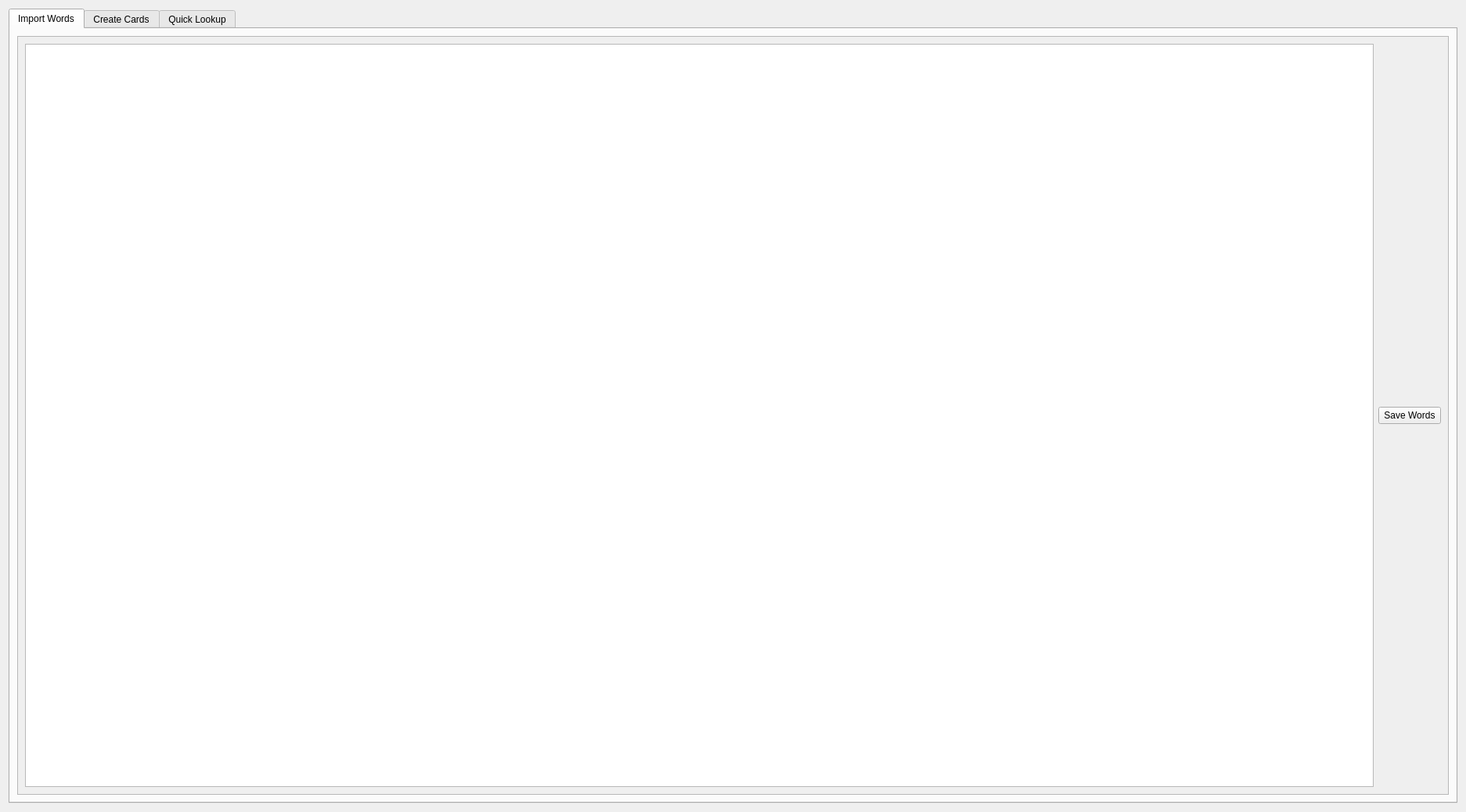
<?xml version="1.0" encoding="UTF-8"?>
<ui version="4.0">
 <class>tarjeta_ui</class>
 <widget class="QWidget" name="tarjeta_ui">
  <property name="geometry">
   <rect>
    <x>0</x>
    <y>0</y>
    <width>1873</width>
    <height>1038</height>
   </rect>
  </property>
  <property name="sizePolicy">
   <sizepolicy hsizetype="Expanding" vsizetype="Expanding">
    <horstretch>0</horstretch>
    <verstretch>0</verstretch>
   </sizepolicy>
  </property>
  <property name="windowTitle">
   <string>Form</string>
  </property>
  <layout class="QHBoxLayout" name="horizontalLayout">
   <item>
    <widget class="QTabWidget" name="tab_object_main">
     <property name="currentIndex">
      <number>0</number>
     </property>
     <widget class="QWidget" name="tab_import_words">
      <attribute name="title">
       <string>Import Words</string>
      </attribute>
      <layout class="QGridLayout" name="gridLayout">
       <item row="0" column="0">
        <widget class="QScrollArea" name="scroll_area_import_words">
         <property name="widgetResizable">
          <bool>true</bool>
         </property>
         <widget class="QWidget" name="scrollAreaWidgetContents">
          <property name="geometry">
           <rect>
            <x>0</x>
            <y>0</y>
            <width>1829</width>
            <height>974</height>
           </rect>
          </property>
          <layout class="QGridLayout" name="gridLayout_6">
           <item row="0" column="0">
            <widget class="QTextEdit" name="text_edit_import_words"/>
           </item>
           <item row="0" column="1">
            <widget class="QPushButton" name="push_button_save_words">
             <property name="text">
              <string>Save Words</string>
             </property>
            </widget>
           </item>
          </layout>
         </widget>
        </widget>
       </item>
      </layout>
     </widget>
     <widget class="QWidget" name="tab_create_cards">
      <attribute name="title">
       <string>Create Cards</string>
      </attribute>
      <layout class="QGridLayout" name="gridLayout_2" columnstretch="2,1">
       <item row="0" column="1">
        <widget class="QLabel" name="label_front">
         <property name="text">
          <string>Front</string>
         </property>
        </widget>
       </item>
       <item row="2" column="1">
        <widget class="QLabel" name="label_back">
         <property name="text">
          <string>Back</string>
         </property>
        </widget>
       </item>
       <item row="4" column="0">
        <widget class="QPushButton" name="push_button_add_card">
         <property name="text">
          <string>Add Card</string>
         </property>
        </widget>
       </item>
       <item row="1" column="0" rowspan="3">
        <widget class="QTabWidget" name="tabWidget_2">
         <property name="currentIndex">
          <number>0</number>
         </property>
         <widget class="QWidget" name="tab_spanishdict">
          <attribute name="title">
           <string>SpanishDict</string>
          </attribute>
          <layout class="QGridLayout" name="gridLayout_3">
           <item row="0" column="0">
            <widget class="QTextBrowser" name="text_browser_spanish_dict"/>
           </item>
          </layout>
         </widget>
         <widget class="QWidget" name="tab_dle">
          <attribute name="title">
           <string>DLE</string>
          </attribute>
          <layout class="QGridLayout" name="gridLayout_4">
           <item row="0" column="0">
            <widget class="QTextBrowser" name="text_browser_dle"/>
           </item>
          </layout>
         </widget>
         <widget class="QWidget" name="tab_wordreference">
          <attribute name="title">
           <string>WordReference</string>
          </attribute>
          <layout class="QGridLayout" name="gridLayout_5">
           <item row="0" column="0">
            <widget class="QTextBrowser" name="text_browser_wordreference"/>
           </item>
          </layout>
         </widget>
        </widget>
       </item>
       <item row="1" column="1">
        <widget class="QTextEdit" name="text_edit_card_back"/>
       </item>
       <item row="3" column="1">
        <widget class="QTextEdit" name="textEdit_3">
         <property name="lineWrapMode">
          <enum>QTextEdit::WidgetWidth</enum>
         </property>
        </widget>
       </item>
       <item row="5" column="1">
        <widget class="QPushButton" name="push_button_write_word">
         <property name="text">
          <string>Write Word</string>
         </property>
        </widget>
       </item>
       <item row="4" column="1">
        <widget class="QPushButton" name="push_button_next_word">
         <property name="text">
          <string>Next Word</string>
         </property>
        </widget>
       </item>
       <item row="6" column="1">
        <widget class="QPushButton" name="push_button_skip_word">
         <property name="text">
          <string>Skip Word (Remove From List)</string>
         </property>
        </widget>
       </item>
      </layout>
     </widget>
     <widget class="QWidget" name="tab_quick_lookup">
      <attribute name="title">
       <string>Quick Lookup</string>
      </attribute>
      <layout class="QGridLayout" name="gridLayout_7" columnstretch="2,1">
       <item row="1" column="0">
        <widget class="QTextBrowser" name="text_browser_quick_lookup"/>
       </item>
       <item row="1" column="1">
        <widget class="QLineEdit" name="inline_edit_quicklook"/>
       </item>
       <item row="2" column="1">
        <widget class="QPushButton" name="push_button_lookup">
         <property name="text">
          <string>Lookup</string>
         </property>
        </widget>
       </item>
       <item row="0" column="1">
        <widget class="QLabel" name="label_quicklook_word">
         <property name="text">
          <string>Word</string>
         </property>
        </widget>
       </item>
       <item row="3" column="1">
        <widget class="QPushButton" name="push_button_add_to_list">
         <property name="text">
          <string>Add To List</string>
         </property>
        </widget>
       </item>
      </layout>
     </widget>
    </widget>
   </item>
  </layout>
 </widget>
 <resources/>
 <connections/>
</ui>
